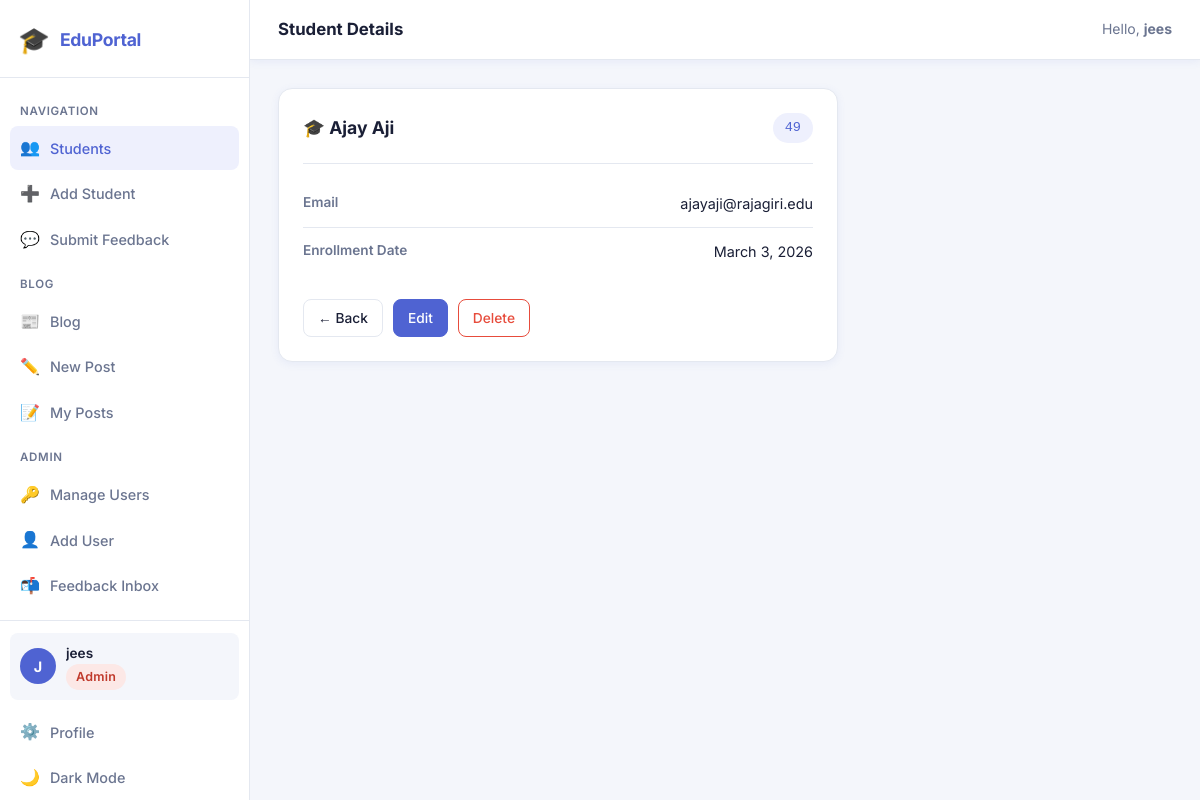
The app's page /students/2/ (signed in) with its own data.
### accounts/models.py (models this page shows, shortened)
class UserProfile(models.Model):
    user = models.OneToOneField(User, on_delete=models.CASCADE, related_name='profile')
    role = models.CharField(
        max_length=20,
        choices=ROLES.CHOICES,
        default=ROLES.VIEWER,
    )
    def can_edit(self):
        return self.role in (ROLES.ADMIN, ROLES.STAFF)
    def can_delete(self):
        return self.role == ROLES.ADMIN
    def can_manage_users(self):
        return self.role == ROLES.ADMIN

### student/models.py (models this page shows, shortened)
class Student(models.Model):
	first_name = models.CharField(max_length=30)
	last_name = models.CharField(max_length=30)
	email = models.EmailField(unique=True)
	roll_number = models.CharField(max_length=20, unique=True)
	enrollment_date = models.DateField(null=True, blank=True)
	class Meta:
		ordering = ['last_name', 'first_name']

### student/views.py (the view)
# urls.py: path('students/<int:pk>/',             views.StudentDetailView.as_view(), name='student-detail'),
class StudentDetailView(ViewRequiredMixin, DetailView):
    model = Student
    template_name = 'student/student_detail.html'
    context_object_name = 'student'

### student/templates/student/student_detail.html (shortened to what this page needs)
{% extends "student/base.html" %}
{% block page_title %}Student Details{% endblock %}
{% block nav_students %}active{% endblock %}
{% block content %}
<div class="card" style="max-width:560px;">
    <div class="card-header">
        <h3>🎓 {{ student.first_name }} {{ student.last_name }}</h3>
        <code class="roll-badge">{{ student.roll_number }}</code>
    </div>
    <div class="profile-info">
        <div class="profile-row">
            <span class="profile-label">Email</span>
            <span>{{ student.email }}</span>
        </div>
        <div class="profile-row">
            <span class="profile-label">Enrollment Date</span>
            <span>{{ student.enrollment_date|default:"Not set" }}</span>
        </div>
    </div>
    <div class="form-actions" style="margin-top:24px;">
        <a class="btn" href="{% url 'student-list' %}">← Back</a>
        {% if user.profile.can_edit %}
        <a class="btn btn-primary" href="{% url 'student-update' student.pk %}">Edit</a>
        {% endif %}
        {% if user.profile.can_delete %}
        <a class="btn btn-danger-outline" href="{% url 'student-delete' student.pk %}">Delete</a>
        {% endif %}
    </div>
</div>
{% endblock %}

### student/templates/student/base.html (shortened to what this page needs)
<!DOCTYPE html>
<html lang="en" data-theme="light">
<head>
    {% load static %}
    <link rel="stylesheet" href="{% static 'student/style.css' %}">
</head>
<body>
    <aside class="sidebar" id="sidebar">
        <div class="sidebar-header">
            <span class="sidebar-logo">🎓</span>
            <span class="sidebar-title">EduPortal</span>
        </div>
        <nav class="sidebar-nav">
            <p class="nav-section-label">Navigation</p>
            <a href="{% url 'student-list' %}" class="nav-link {% block nav_students %}{% endblock %}">
                <span class="nav-icon">👥</span> Students
            </a>
            {% if user.is_authenticated and user.profile.can_edit %}
            <a href="{% url 'student-create' %}" class="nav-link {% block nav_add %}{% endblock %}">
                <span class="nav-icon">➕</span> Add Student
            </a>
            {% endif %}
            <a href="{% url 'feedback-submit' %}" class="nav-link {% block nav_feedback %}{% endblock %}">
                <span class="nav-icon">💬</span> Submit Feedback
            </a>
            <p class="nav-section-label">Blog</p>
            <a href="{% url 'blog-list' %}" class="nav-link {% block nav_blog %}{% endblock %}">
                <span class="nav-icon">📰</span> Blog
            </a>
            {% if user.is_authenticated and user.profile.can_edit %}
            <a href="{% url 'blog-create' %}" class="nav-link {% block nav_blog_new %}{% endblock %}">
                <span class="nav-icon">✏️</span> New Post
            </a>
            <a href="{% url 'blog-my-posts' %}" class="nav-link {% block nav_blog_mine %}{% endblock %}">
                <span class="nav-icon">📝</span> My Posts
            </a>
            {% endif %}
            {% if user.is_authenticated and user.profile.can_manage_users %}
            <p class="nav-section-label">Admin</p>
            <a href="{% url 'user-list' %}" class="nav-link {% block nav_users %}{% endblock %}">
                <span class="nav-icon">🔑</span> Manage Users
            </a>
            <a href="{% url 'user-create' %}" class="nav-link {% block nav_add_user %}{% endblock %}">
                <span class="nav-icon">👤</span> Add User
            </a>
            <a href="{% url 'feedback-list' %}" class="nav-link {% block nav_feedback_admin %}{% endblock %}">
                <span class="nav-icon">📬</span> Feedback Inbox
            </a>
            {% endif %}
        </nav>
        <div class="sidebar-footer">
            {% if user.is_authenticated %}
            <div class="user-info">
                <div class="user-avatar">{{ user.username|first|upper }}</div>
                <div class="user-details">
                    <p class="user-name">{{ user.get_full_name|default:user.username }}</p>
                    <span class="role-badge role-{{ user.profile.role }}">
                        {{ user.profile.get_role_display }}
                    </span>
                </div>
            </div>
            <a href="{% url 'profile' %}" class="nav-link">
                <span class="nav-icon">⚙️</span> Profile
            </a>
            <a href="#" id="theme-toggle" class="nav-link">
                <span class="nav-icon">🌙</span> <span id="theme-label">Dark Mode</span>
            </a>
            {% else %}
            <a href="{% url 'login' %}" class="nav-link">
                <span class="nav-icon">🔐</span> Login
            </a>
            {% endif %}
        </div>
    </aside>
    <div class="main-content">
        <header class="topbar">
            <div class="topbar-title">{% block page_title %}Dashboard{% endblock %}</div>
            {% if user.is_authenticated %}
            <div class="topbar-user">
                <span>Hello, <strong>{{ user.get_full_name|default:user.username }}</strong></span>
            </div>
            {% endif %}
        </header>
        <main class="page-body">
            {% block content %}{% endblock %}
        </main>
    </div>
</body>
</html>

### records on screen
Student: first_name "Ajay", last_name "Aji", roll_number "49", email "ajayaji@rajagiri.edu", enrollment_date "March 3, 2026"

### other values on screen
{{ user.username|first|upper }} "J"
{{ user.get_full_name|default:user.username }} "jees"
{{ user.profile.get_role_display }} "Admin"
